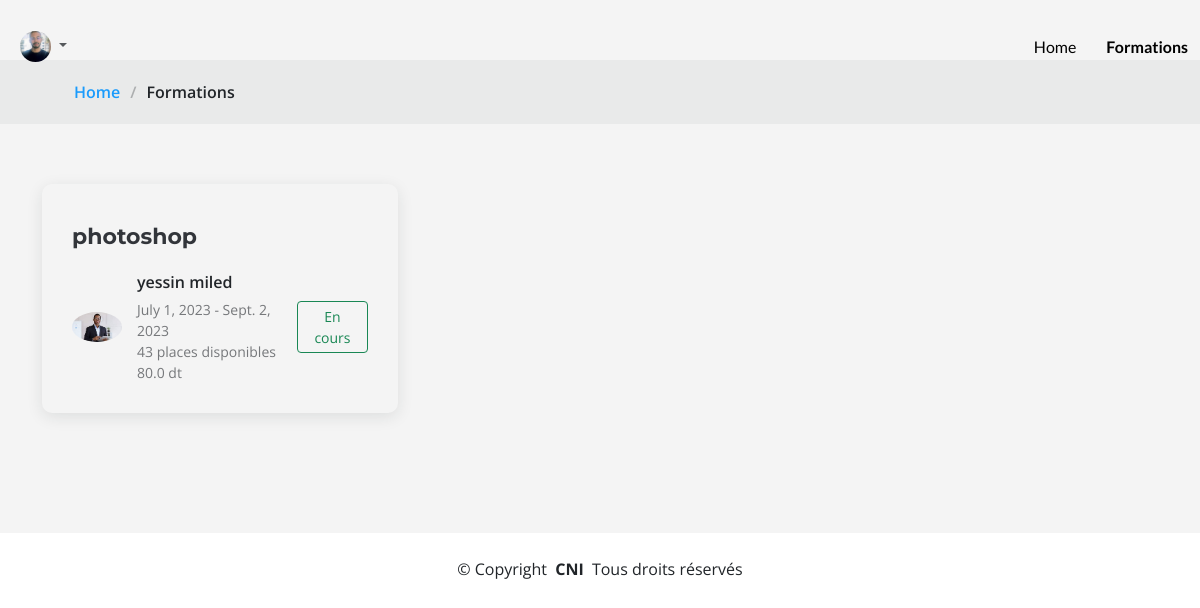
Before: /formation (signed in) with the older database file.
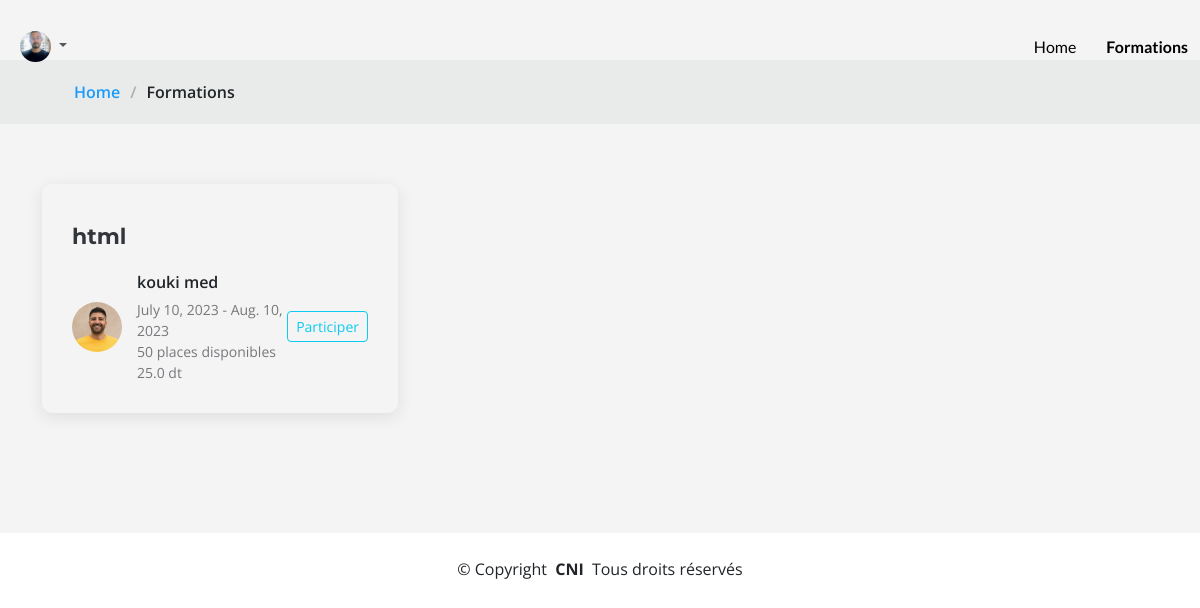
After: the same page with the newer database file.
### formation/models.py (models this page shows)
class formation(models.Model):
    qr = models.TextField()
    titre = models.TextField()
    nbp = models.IntegerField()
    prx = models.FloatField()
    date_deb = models.DateField()
    date_fin = models.DateField()
    formateur = models.ForeignKey(Profile, null=True, on_delete=models.CASCADE, related_name='formations')
    participants = models.JSONField(default=dict)
    evaluation = models.JSONField(default=dict)

### user/models.py (models this page shows, shortened)
class Profile(AbstractBaseUser, PermissionsMixin):
    email = models.EmailField(unique=True)
    first_name = models.CharField(max_length=30)
    last_name = models.CharField(max_length=30)
    cin_regex = RegexValidator(regex=r'^\d{8}$', message="CIN must be an 8-digit number.")
    cin = models.CharField(validators=[cin_regex], max_length=8)  # 8-digit number
    organisme = models.CharField(max_length=255)  # String field for organisme
    role = models.CharField(max_length=255)  # String field for role
    is_active = models.BooleanField(default=True)
    is_staff = models.BooleanField(default=False)
    img = models.ImageField(default='def.png',null=True,blank=True) # Image field for profile image
    objects = CustomUserManager()
    USERNAME_FIELD = 'email'
    REQUIRED_FIELDS = ['first_name', 'last_name', 'cin', 'organisme', 'role']

### gestionFormation/views.py (the view, shortened to what this page needs)
# urls.py: path('formation',views.nosformations,name='nosformations'),
def nosformations(request):
    today = date.today()
    formations = formation.objects.all()
    formations_filtrées = []
    for f in formations:
        jour_calcule = f.date_deb + (f.date_fin - f.date_deb) / 2
        if today >= jour_calcule:
            formations_filtrées.append(f)
    print(formations_filtrées)
    today = date.today().strftime("%Y-%m-%d")
    formations = formation.objects.filter(date_fin__gt=today)
    formations = formations.exclude(id__in=[f.id for f in formations_filtrées])
    return render(request, 'front/nosFormations.html', {'formations': formations})

### gestionFormation/templatetags/custom_filter.py (called while the page is built)
@register.filter
def get_val(dictionary, key):
    if(isinstance(dictionary.get(str(key)), list)):
       return 1
    return dictionary.get(str(key))

@register.filter
def subtract(value, arg):
    participants_enc = {key: value for key, value in arg.items() if value != 0}
    user_ids_enc = participants_enc.keys()
    participants_enc = [Profile.objects.get(id=key) for key in user_ids_enc]
    return value - len(participants_enc)

### templates/front/nosFormations.html (shortened to what this page needs)
{% extends 'baseclient.html' %}
{% load static %}
{% load tz %}
{% load custom_filter %}
{% block content %}
<header id="header" class="header fixed-top d-flex align-items-center">
  <div class="container-fluid d-flex align-items-center justify-content-between">
    <nav id="navmenu" class="navmenu">
      <ul>
        <li><a href="{% url 'acc' %}"  style="color: #000000;">Home</a></li>
        <li><a href="{% url 'nosformations' %}"><b>Formations</b></a></li>
      </ul>
    </nav>
    {% if user.is_authenticated %}
    <header class="topbar" data-navbarbg="skin6">
      <nav class="navbar top-navbar navbar-expand-md navbar-light">
          <div class="navbar-collapse collapse" id="navbarSupportedContent" data-navbarbg="skin5">
              <ul class="navbar-nav float-end">
                  <li class="nav-item dropdown">
                      <a class="nav-link dropdown-toggle text-muted waves-effect waves-dark pro-pic" href="#" id="navbarDropdown" role="button" data-bs-toggle="dropdown" aria-expanded="false">
                          <img src="{{user.img.url}}" alt="user" class="rounded-circle" width="31">
                      </a>
                  </li>
              </ul>
          </div>
      </nav>
  </header>
    {% else %}
    <a  href="{% url 'admin_login' %}" class="btn-getstarted" >Se connecter</a>
    {% endif %}
  </div>
</header>
<section id="team" class="team">
    <div data-aos="fade" class="page-title">
        <nav class="breadcrumbs">
          <div class="container">
            <ol>
              <li><a href="index.html">Home</a></li>
              <li class="current">Formations</li>
            </ol>
          </div>
        </nav>
      </div>
    <section id="blog" class="blog">
      <div class="container" data-aos="fade-up" data-aos-delay="100">
        <div class="row gy-4 posts-list">
          {% for f in formations %}
          <div class="col-xl-4 col-lg-6">
            <article>
              <h2 class="title">
                <a href="blog-details.html">{{f.titre}}</a>
              </h2>
              <div class="d-flex align-items-center justify-content-between">
                <div class="d-flex align-items-center">
                  <img src="{{f.formateur.img.url}}" alt="" class="img-fluid post-author-img flex-shrink-0">
                  <div class="post-meta">
                    <p class="post-author">{{f.formateur.last_name}} {{f.formateur.first_name}}</p>
                    <p class="post-date">
                      <span class="widget-49-meeting-time">{{f.date_deb}} - {{f.date_fin}}</span>
                    </p>
                    <p class="post-date">
                      <time datetime="2022-01-01">{{ f.nbp|subtract:f.participants }} places disponibles</time>
                    </p>
                    <p class="post-date">
                      <span class="widget-49-meeting-time">{{f.prx}} dt</span>
                    </p>
                  </div>
                </div>
                <form method="post" action="{% url 'nosformations' %}">
                  {% if f.participants|get_val:request.user.id == 0 %}
                    <button type="submit" class="btn btn-outline-warning btn-sm" value="{{ f.id }}" name="fr_att">En attente</button>
                  {% elif f.participants|get_val:request.user.id == 1 %}
                    <button type="submit" class="btn btn-outline-success btn-sm" value="{{ f.id }}" name="fr_enc">En cours</button>
                  {% else %}
                    <button type="submit" class="btn btn-outline-info btn-sm" value="{{ f.id }}" name="fr_par">Participer</button>
                  {% endif %}
                </form>
              </div>
            </article>
          </div>
         {% endfor %}
        </div>
      </div>
    </section>
  </main>
  <footer>
    <div class="container copyright text-center mt-4">
      <p>&copy; <span>Copyright</span> <strong class="px-1">CNI</strong> <span>Tous droits réservés</span></p>
    </div>
  </footer>
{% endblock %}

Changed rows visible on the page:
removed formation: titre "photoshop", formateur.img (picture), formateur.last_name "yessin", formateur.first_name "miled", date_deb "July 1, 2023", date_fin "Sept. 2, 2023", nbp|subtract "43", prx "80.0", {{ f.id }} 7 (drawn)
added formation: titre "html", formateur.img (picture), formateur.last_name "kouki", formateur.first_name "med", date_deb "July 10, 2023", date_fin "Aug. 10, 2023", nbp|subtract "50", prx "25.0", {{ f.id }} 14 (drawn)
